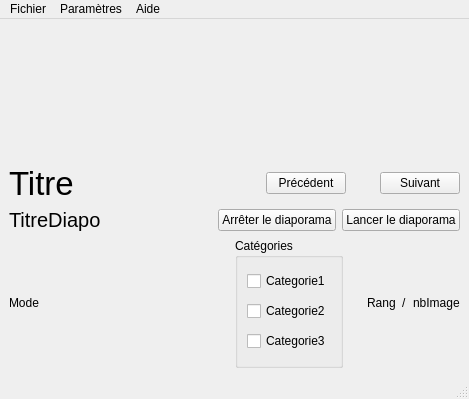
<?xml version="1.0" encoding="UTF-8"?>
<ui version="4.0">
 <class>LecteurVue</class>
 <widget class="QMainWindow" name="LecteurVue">
  <property name="geometry">
   <rect>
    <x>0</x>
    <y>0</y>
    <width>469</width>
    <height>399</height>
   </rect>
  </property>
  <property name="sizePolicy">
   <sizepolicy hsizetype="Preferred" vsizetype="Preferred">
    <horstretch>10</horstretch>
    <verstretch>10</verstretch>
   </sizepolicy>
  </property>
  <property name="windowTitle">
   <string>MainWindow</string>
  </property>
  <property name="styleSheet">
   <string notr="true"/>
  </property>
  <widget class="QWidget" name="centralwidget">
   <layout class="QVBoxLayout" name="verticalLayout_3">
    <item>
     <layout class="QVBoxLayout" name="verticalLayout_2">
      <item>
       <layout class="QHBoxLayout" name="horizontalLayout_3">
        <item>
         <spacer name="horizontalSpacer_5">
          <property name="orientation">
           <enum>Qt::Horizontal</enum>
          </property>
          <property name="sizeHint" stdset="0">
           <size>
            <width>248</width>
            <height>18</height>
           </size>
          </property>
         </spacer>
        </item>
        <item>
         <widget class="QLabel" name="l_image">
          <property name="sizePolicy">
           <sizepolicy hsizetype="Preferred" vsizetype="Preferred">
            <horstretch>10</horstretch>
            <verstretch>10</verstretch>
           </sizepolicy>
          </property>
          <property name="font">
           <font>
            <pointsize>20</pointsize>
           </font>
          </property>
          <property name="text">
           <string/>
          </property>
          <property name="pixmap">
           <pixmap>cartesDisney/Disney_tapis.gif</pixmap>
          </property>
          <property name="alignment">
           <set>Qt::AlignCenter</set>
          </property>
         </widget>
        </item>
        <item>
         <spacer name="horizontalSpacer_6">
          <property name="orientation">
           <enum>Qt::Horizontal</enum>
          </property>
          <property name="sizeHint" stdset="0">
           <size>
            <width>278</width>
            <height>20</height>
           </size>
          </property>
         </spacer>
        </item>
       </layout>
      </item>
      <item>
       <layout class="QHBoxLayout" name="horizontalLayout">
        <item>
         <widget class="QLabel" name="l_titre">
          <property name="font">
           <font>
            <pointsize>25</pointsize>
           </font>
          </property>
          <property name="text">
           <string>Titre</string>
          </property>
         </widget>
        </item>
        <item>
         <spacer name="horizontalSpacer_2">
          <property name="orientation">
           <enum>Qt::Horizontal</enum>
          </property>
          <property name="sizeHint" stdset="0">
           <size>
            <width>228</width>
            <height>20</height>
           </size>
          </property>
         </spacer>
        </item>
        <item>
         <widget class="QPushButton" name="b_precedent">
          <property name="text">
           <string>Précédent</string>
          </property>
         </widget>
        </item>
        <item>
         <spacer name="horizontalSpacer">
          <property name="orientation">
           <enum>Qt::Horizontal</enum>
          </property>
          <property name="sizeType">
           <enum>QSizePolicy::Fixed</enum>
          </property>
          <property name="sizeHint" stdset="0">
           <size>
            <width>28</width>
            <height>20</height>
           </size>
          </property>
         </spacer>
        </item>
        <item>
         <widget class="QPushButton" name="b_suivant">
          <property name="text">
           <string>Suivant</string>
          </property>
         </widget>
        </item>
       </layout>
      </item>
      <item>
       <layout class="QHBoxLayout" name="horizontalLayout_2">
        <item>
         <widget class="QLabel" name="l_titreDiapo">
          <property name="font">
           <font>
            <pointsize>15</pointsize>
           </font>
          </property>
          <property name="text">
           <string>TitreDiapo</string>
          </property>
         </widget>
        </item>
        <item>
         <spacer name="horizontalSpacer_7">
          <property name="orientation">
           <enum>Qt::Horizontal</enum>
          </property>
          <property name="sizeHint" stdset="0">
           <size>
            <width>128</width>
            <height>20</height>
           </size>
          </property>
         </spacer>
        </item>
        <item>
         <widget class="QPushButton" name="b_arreterDiapo">
          <property name="text">
           <string>Arrêter le diaporama</string>
          </property>
         </widget>
        </item>
        <item>
         <widget class="QPushButton" name="b_lancerDiapo">
          <property name="text">
           <string>Lancer le diaporama</string>
          </property>
         </widget>
        </item>
       </layout>
      </item>
      <item>
       <layout class="QHBoxLayout" name="horizontalLayout_5">
        <item>
         <widget class="QLabel" name="l_mode">
          <property name="text">
           <string>Mode</string>
          </property>
         </widget>
        </item>
        <item>
         <spacer name="horizontalSpacer_3">
          <property name="orientation">
           <enum>Qt::Horizontal</enum>
          </property>
          <property name="sizeHint" stdset="0">
           <size>
            <width>158</width>
            <height>17</height>
           </size>
          </property>
         </spacer>
        </item>
        <item>
         <widget class="QGroupBox" name="groupBox">
          <property name="title">
           <string>Catégories</string>
          </property>
          <layout class="QVBoxLayout" name="verticalLayout">
           <item>
            <widget class="QCheckBox" name="cb_cat1">
             <property name="text">
              <string>Categorie1</string>
             </property>
            </widget>
           </item>
           <item>
            <widget class="QCheckBox" name="cb_cat2">
             <property name="text">
              <string>Categorie2</string>
             </property>
            </widget>
           </item>
           <item>
            <widget class="QCheckBox" name="cb_cat3">
             <property name="text">
              <string>Categorie3</string>
             </property>
            </widget>
           </item>
          </layout>
         </widget>
        </item>
        <item>
         <spacer name="horizontalSpacer_4">
          <property name="orientation">
           <enum>Qt::Horizontal</enum>
          </property>
          <property name="sizeType">
           <enum>QSizePolicy::Fixed</enum>
          </property>
          <property name="sizeHint" stdset="0">
           <size>
            <width>18</width>
            <height>20</height>
           </size>
          </property>
         </spacer>
        </item>
        <item>
         <layout class="QHBoxLayout" name="horizontalLayout_4">
          <item>
           <widget class="QLabel" name="l_rangImage">
            <property name="text">
             <string>Rang</string>
            </property>
           </widget>
          </item>
          <item>
           <widget class="QLabel" name="l_slash">
            <property name="text">
             <string>/</string>
            </property>
           </widget>
          </item>
          <item>
           <widget class="QLabel" name="l_nbImage">
            <property name="text">
             <string>nbImage</string>
            </property>
           </widget>
          </item>
         </layout>
        </item>
       </layout>
      </item>
     </layout>
    </item>
   </layout>
  </widget>
  <widget class="QMenuBar" name="menubar">
   <property name="geometry">
    <rect>
     <x>0</x>
     <y>0</y>
     <width>469</width>
     <height>22</height>
    </rect>
   </property>
   <widget class="QMenu" name="menuParam_tres">
    <property name="title">
     <string>Paramètres</string>
    </property>
    <addaction name="a_chargerDiapo"/>
    <addaction name="a_changerVitesse"/>
    <addaction name="a_changerImage"/>
    <addaction name="a_enleverDiapo"/>
   </widget>
   <widget class="QMenu" name="menuFichier">
    <property name="title">
     <string>Fichier</string>
    </property>
    <addaction name="a_quitter"/>
   </widget>
   <widget class="QMenu" name="menuAide">
    <property name="title">
     <string>Aide</string>
    </property>
    <addaction name="a_aPropos"/>
   </widget>
   <addaction name="menuFichier"/>
   <addaction name="menuParam_tres"/>
   <addaction name="menuAide"/>
  </widget>
  <widget class="QStatusBar" name="statusbar"/>
  <action name="a_chargerDiapo">
   <property name="text">
    <string>Charger un diaporama</string>
   </property>
  </action>
  <action name="a_changerVitesse">
   <property name="text">
    <string>Changer la vitesse de défilement</string>
   </property>
  </action>
  <action name="a_enleverDiapo">
   <property name="text">
    <string>Enlever le diaporama</string>
   </property>
  </action>
  <action name="a_quitter">
   <property name="text">
    <string>Quitter</string>
   </property>
  </action>
  <action name="a_aPropos">
   <property name="text">
    <string>A propos</string>
   </property>
  </action>
  <action name="a_changerImage">
   <property name="text">
    <string>Changer le titre de l'image</string>
   </property>
  </action>
 </widget>
 <resources/>
 <connections/>
</ui>
